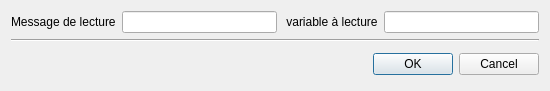
<?xml version="1.0" encoding="UTF-8"?>
<ui version="4.0">
 <class>Dialog_Lire_Variable</class>
 <widget class="QDialog" name="Dialog_Lire_Variable">
  <property name="geometry">
   <rect>
    <x>0</x>
    <y>0</y>
    <width>550</width>
    <height>88</height>
   </rect>
  </property>
  <property name="windowTitle">
   <string>Ajouter Lire variable</string>
  </property>
  <property name="windowIcon">
   <iconset resource="../../Source.qrc">
    <normaloff>:/Icons/Icon/Icons8-Ios7-Editing-Increase-Font.ico</normaloff>:/Icons/Icon/Icons8-Ios7-Editing-Increase-Font.ico</iconset>
  </property>
  <layout class="QGridLayout" name="gridLayout_2">
   <item row="0" column="0">
    <layout class="QHBoxLayout" name="horizontalLayout">
     <item>
      <widget class="QLabel" name="label_2">
       <property name="text">
        <string>Message de lecture</string>
       </property>
      </widget>
     </item>
     <item>
      <widget class="QLineEdit" name="message"/>
     </item>
     <item>
      <widget class="QLabel" name="label">
       <property name="text">
        <string> variable à lecture</string>
       </property>
      </widget>
     </item>
     <item>
      <widget class="QLineEdit" name="Variable"/>
     </item>
    </layout>
   </item>
   <item row="1" column="0">
    <widget class="Line" name="line">
     <property name="orientation">
      <enum>Qt::Horizontal</enum>
     </property>
    </widget>
   </item>
   <item row="2" column="0">
    <layout class="QHBoxLayout" name="horizontalLayout_2">
     <item>
      <widget class="QWidget" name="widget" native="true">
       <layout class="QGridLayout" name="gridLayout">
        <item row="0" column="0">
         <widget class="QLabel" name="Commantaire">
          <property name="text">
           <string/>
          </property>
         </widget>
        </item>
       </layout>
      </widget>
     </item>
     <item>
      <widget class="QDialogButtonBox" name="buttonBox">
       <property name="orientation">
        <enum>Qt::Horizontal</enum>
       </property>
       <property name="standardButtons">
        <set>QDialogButtonBox::Cancel|QDialogButtonBox::Ok</set>
       </property>
      </widget>
     </item>
    </layout>
   </item>
  </layout>
 </widget>
 <resources>
  <include location="../../Source.qrc"/>
 </resources>
 <connections>
  <connection>
   <sender>buttonBox</sender>
   <signal>accepted()</signal>
   <receiver>Dialog_Lire_Variable</receiver>
   <slot>accept()</slot>
   <hints>
    <hint type="sourcelabel">
     <x>248</x>
     <y>254</y>
    </hint>
    <hint type="destinationlabel">
     <x>157</x>
     <y>274</y>
    </hint>
   </hints>
  </connection>
  <connection>
   <sender>buttonBox</sender>
   <signal>rejected()</signal>
   <receiver>Dialog_Lire_Variable</receiver>
   <slot>reject()</slot>
   <hints>
    <hint type="sourcelabel">
     <x>316</x>
     <y>260</y>
    </hint>
    <hint type="destinationlabel">
     <x>286</x>
     <y>274</y>
    </hint>
   </hints>
  </connection>
 </connections>
</ui>
